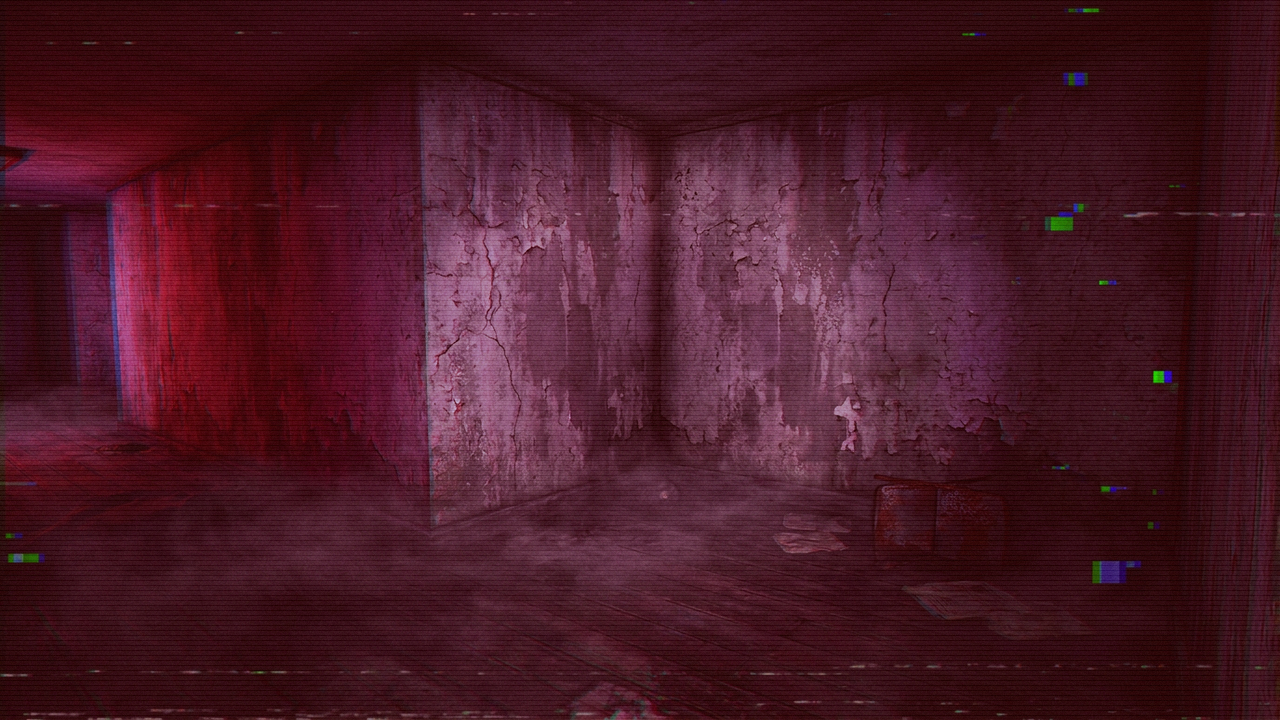
#> input picture mods/TrollgeMod/images/stages/trollge/bg_scary.png, 1280 x 720 px
$ python make_promo.py
#> lines starting #> are read from the running program, lines starting #| are printed output that depends on the picture
#!/usr/bin/env python3
"""
The store-page hero image (`docs/banner.jpg`).

Everything in it is real mod art: the blurred cutscene frame behind the type, the
five stage backdrops in scare order along the bottom, the live HUD strip on the
right. No mock gameplay, no invented screenshots.

Run with:  python3 tools/make_promo.py
"""

import os
import sys

from PIL import Image, ImageDraw, ImageFilter, ImageFont

sys.path.insert(0, os.path.dirname(os.path.abspath(__file__)))

import song_layout as L  # noqa: E402

ROOT = os.path.dirname(os.path.dirname(os.path.abspath(__file__)))
MOD = os.path.join(ROOT, "mods", "TrollgeMod")
DOCS = os.path.join(ROOT, "docs")

FONT = "/usr/share/fonts/truetype/dejavu/DejaVuSans-Bold.ttf"

W, H = 1920, 1080
INK = (8, 6, 10)
BONE = (240, 236, 240)
BLOOD = (214, 24, 38)
DIM = (150, 152, 164)

#: Short labels for the thumbnail strip (the real display names are too long).
SHORT = {
    "trolling": "TROLLING",
    "getting-dark": "GETTING DARK",
    "dont-look-back": "DON'T LOOK BACK",
    "super-scary": "SUPER SCARY",
    "the-incident": "THE INCIDENT",
}

#: One backdrop per song, in scare order.
BACKDROPS = ("bg", "bg_scary", "bg_glitch", "bg_nightmare", "bg_hell")


def tracked_text(draw, xy, text, font, fill, tracking=0, anchor_left=True):
    """PIL has no letter-spacing, so draw the glyphs one at a time."""
    x, y = xy
    for char in text:
        draw.text((x, y), char, font=font, fill=fill)
        x += draw.textlength(char, font=font) + tracking
    return x


def fit(img, size):
#> called with size = (1920, 1080)
    ratio = max(size[0] / img.width, size[1] / img.height)
#> ratio = 1.5
    resized = img.resize((max(1, int(img.width * ratio)), max(1, int(img.height * ratio))),
                         Image.LANCZOS)
    left = (resized.width - size[0]) // 2
#> left = 0
    top = (resized.height - size[1]) // 2
#> top = 0
    return resized.crop((left, top, left + size[0], top + size[1]))


def main():
    base = Image.new("RGB", (W, H), INK)

    # Background: the song-4 backdrop, blown up and blurred, so the type reads
    # and nothing competes with it.
    backdrop = os.path.join(MOD, "images", "stages", "trollge", "bg_scary.png")
    if os.path.isfile(backdrop):
        bg = fit(Image.open(backdrop).convert("RGB"), (W, H)).filter(
            ImageFilter.GaussianBlur(9))
        bg = Image.blend(bg, Image.new("RGB", (W, H), INK), 0.55)
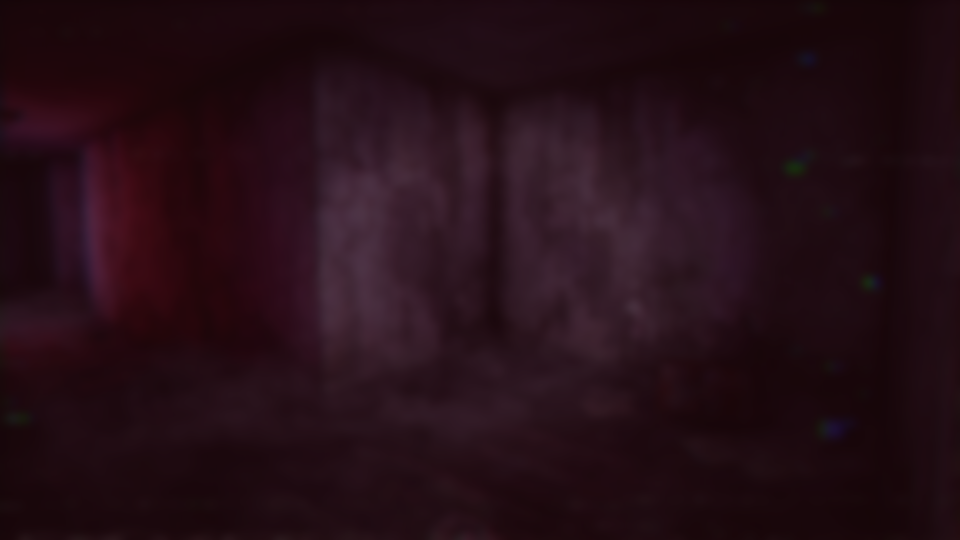
#> bg: PIL image 1920x1080 RGB (shown at 1/2 size); mean R, G, B 36.7, 14.1, 22
        base.paste(bg, (0, 0))

    # Vignette + a red core, so the frame looks lit rather than flat.
    glow = Image.new("RGB", (W, H), INK)
    gd = ImageDraw.Draw(glow)
    gd.ellipse((-500, -260, W + 500, H - 60), fill=(96, 8, 16))
    glow = glow.filter(ImageFilter.GaussianBlur(180))
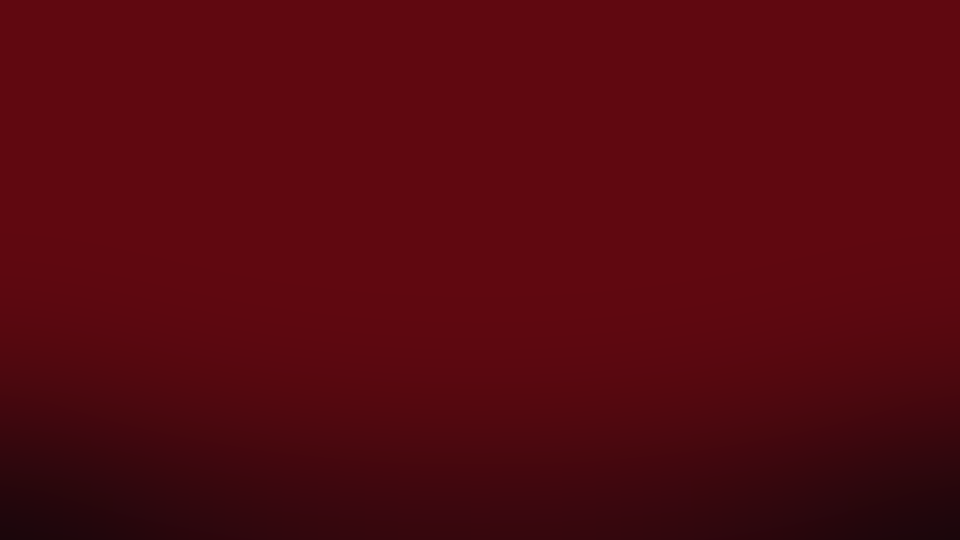
#> glow: PIL image 1920x1080 RGB (shown at 1/2 size); mean R, G, B 85.2, 7.8, 15.3
    base = Image.blend(base, glow, 0.32)
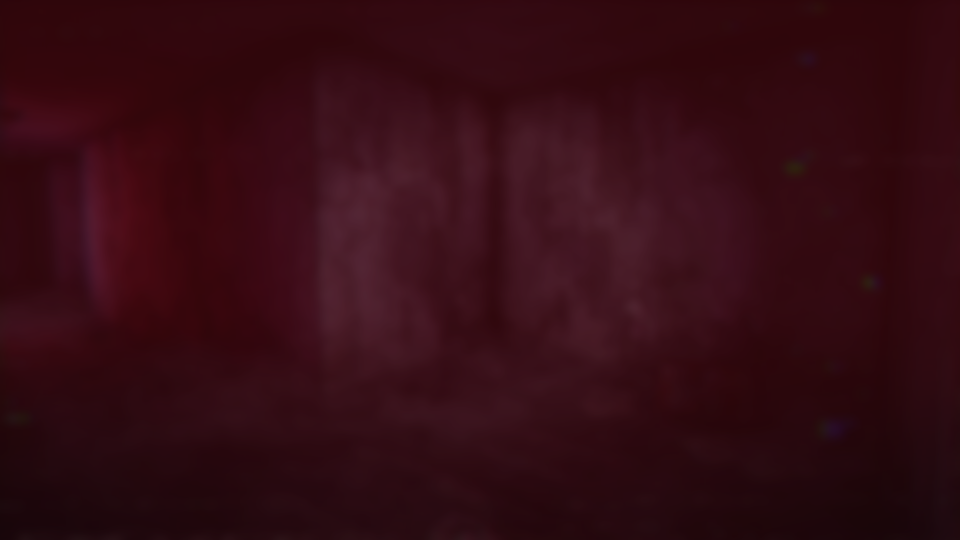
#> base: PIL image 1920x1080 RGB (shown at 1/2 size); mean R, G, B 51.8, 11.7, 19.4

    draw = ImageDraw.Draw(base)
    title_font = ImageFont.truetype(FONT, 132)
    sub_font = ImageFont.truetype(FONT, 34)
    tag_font = ImageFont.truetype(FONT, 26)
    small_font = ImageFont.truetype(FONT, 24)

    # Title, with a hard shadow 6 px down for the poster look.
    tracked_text(draw, (116, 208 + 6), "SUPER SCARY", title_font, (0, 0, 0), 6)
    tracked_text(draw, (116, 208), "SUPER SCARY", title_font, BONE, 6)
    tracked_text(draw, (120, 352 + 6), "TROLLGE", title_font, (0, 0, 0), 8)
    tracked_text(draw, (120, 352), "TROLLGE", title_font, BLOOD, 8)

    tracked_text(draw, (124, 560), "TROLLGE WEEK  //  5 SONGS  //  3 DIFFICULTIES",
                 sub_font, BONE, 2)
    tracked_text(draw, (124, 610), "CUTSCENES WITH DIALOGUE   ·   AN ENDING   ·   SINGABLE VOCALS",
                 small_font, DIM, 1)
    tracked_text(draw, (124, 650), "CODENAME ENGINE  ·  v%s" % _version(), tag_font, BLOOD, 1)

    # The five stages, in scare order, with their rating under each.
    thumb_w, thumb_h = 316, 178
    gap = 18
    total = len(L.SONGS) * thumb_w + (len(L.SONGS) - 1) * gap
    x = (W - total) // 2
    y = 760
    for song, backdrop in zip(L.SONGS, BACKDROPS):
        path = os.path.join(MOD, "images", "stages", "trollge", backdrop + ".png")
        if not os.path.isfile(path):
            continue
        art = fit(Image.open(path).convert("RGB"), (thumb_w, thumb_h))
        base.paste(art, (x, y))
        draw.rectangle((x, y, x + thumb_w - 1, y + thumb_h - 1), outline=(60, 40, 44), width=2)
        draw.rectangle((x, y + thumb_h - 34, x + thumb_w - 1, y + thumb_h - 1),
                       fill=(0, 0, 0))
        # Name on the left, rating as a pill in the corner: long titles and the
        # score must never collide.
        label = "%d. %s" % (L.SONGS.index(song) + 1, SHORT.get(song["id"], song["display"].upper()))
        while draw.textlength(label, font=small_font) > thumb_w - 24 and len(label) > 4:
            label = label[:-2]
        draw.text((x + 10, y + thumb_h - 29), label, font=small_font, fill=BONE)
        score = "%d/10" % song["scare"]
        pill_w = draw.textlength(score, font=small_font) + 20
        draw.rectangle((x + thumb_w - pill_w - 10, y + 8, x + thumb_w - 10, y + 42),
                       fill=(0, 0, 0))
        draw.rectangle((x + thumb_w - pill_w - 10, y + 8, x + thumb_w - 10, y + 42),
                       outline=BLOOD, width=2)
        draw.text((x + thumb_w - pill_w, y + 12), score, font=small_font, fill=BLOOD)
        x += thumb_w + gap

    draw.rectangle((0, H - 6, W, H), fill=BLOOD)

    out = os.path.join(DOCS, "banner.jpg")
    base.save(out, quality=92)
    print("-> %s" % os.path.relpath(out, ROOT))


def _version():
    import json
#> (the run stopped early here; a loop or call above may not have finished)

$ run again, with mods/TrollgeMod/images/stages/trollge/bg_nightmare.png copied over mods/TrollgeMod/images/stages/trollge/bg_scary.png
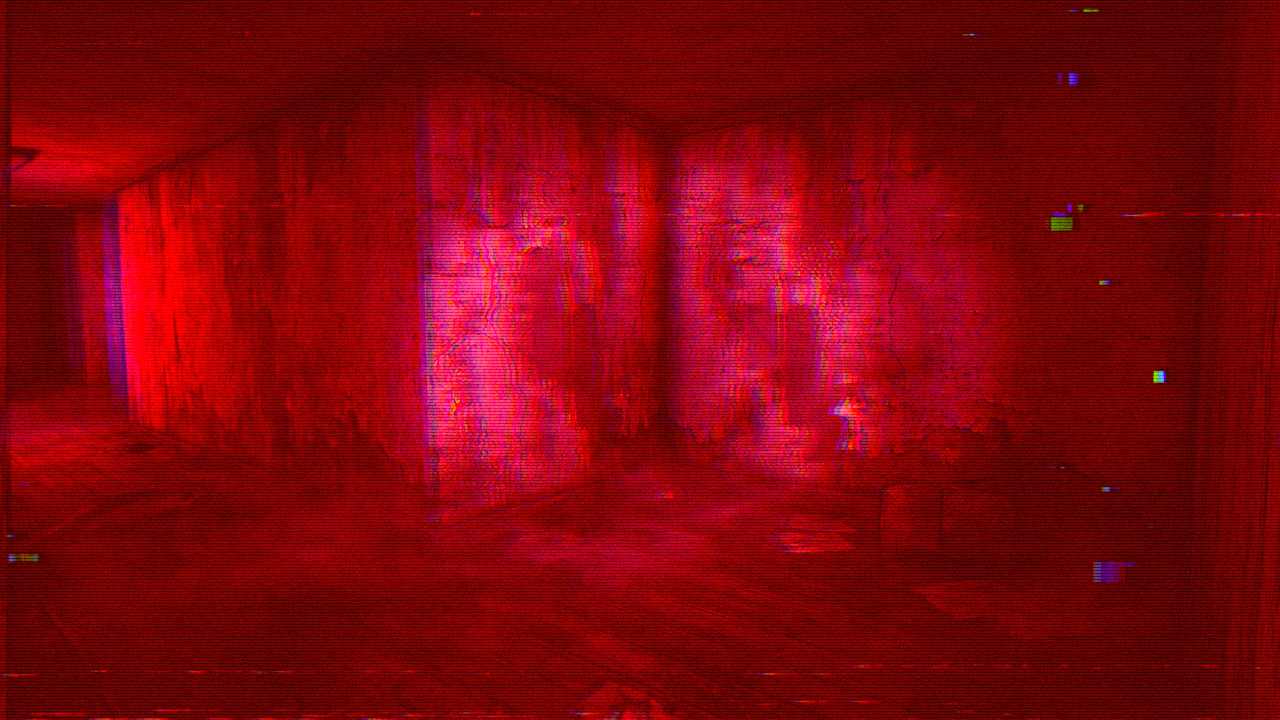
#> input picture mods/TrollgeMod/images/stages/trollge/bg_nightmare.png, 1280 x 720 px
#> ratio = 1.5
#> left = 0
#> in main, `bg = fit(Image.open(backdrop).convert("RGB"), (W, H)).filter( ImageFil..`:
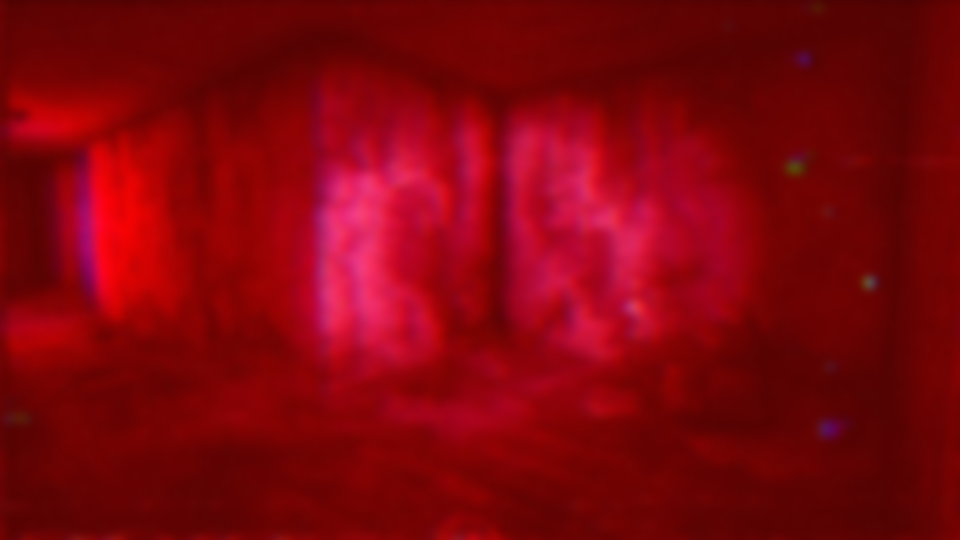
#> bg: PIL image 1920x1080 RGB (shown at 1/2 size); mean R, G, B 129.4, 4.2, 11.8
#> in main, `bg = Image.blend(bg, Image.new("RGB", (W, H), INK), 0.55)`:
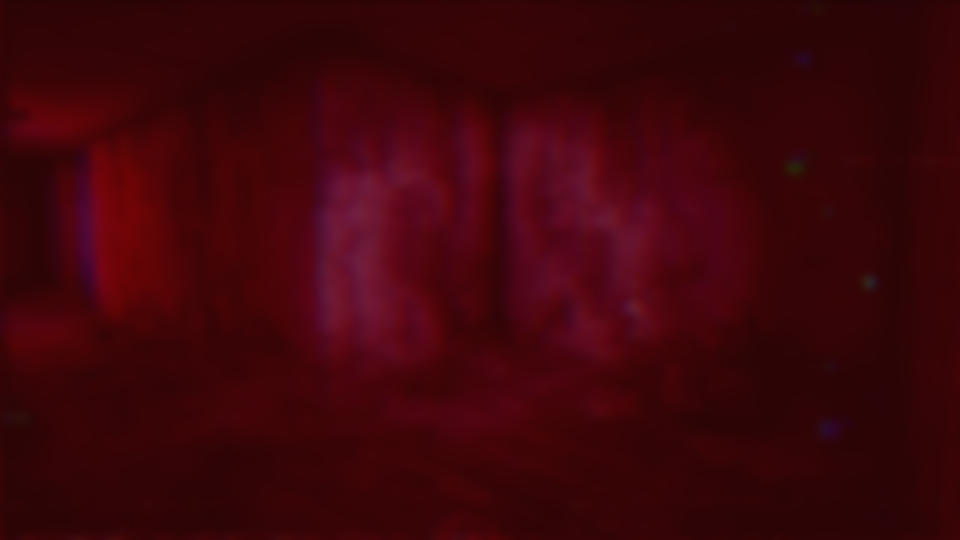
#> bg: PIL image 1920x1080 RGB (shown at 1/2 size); mean R, G, B 62.2, 4.8, 10.3
